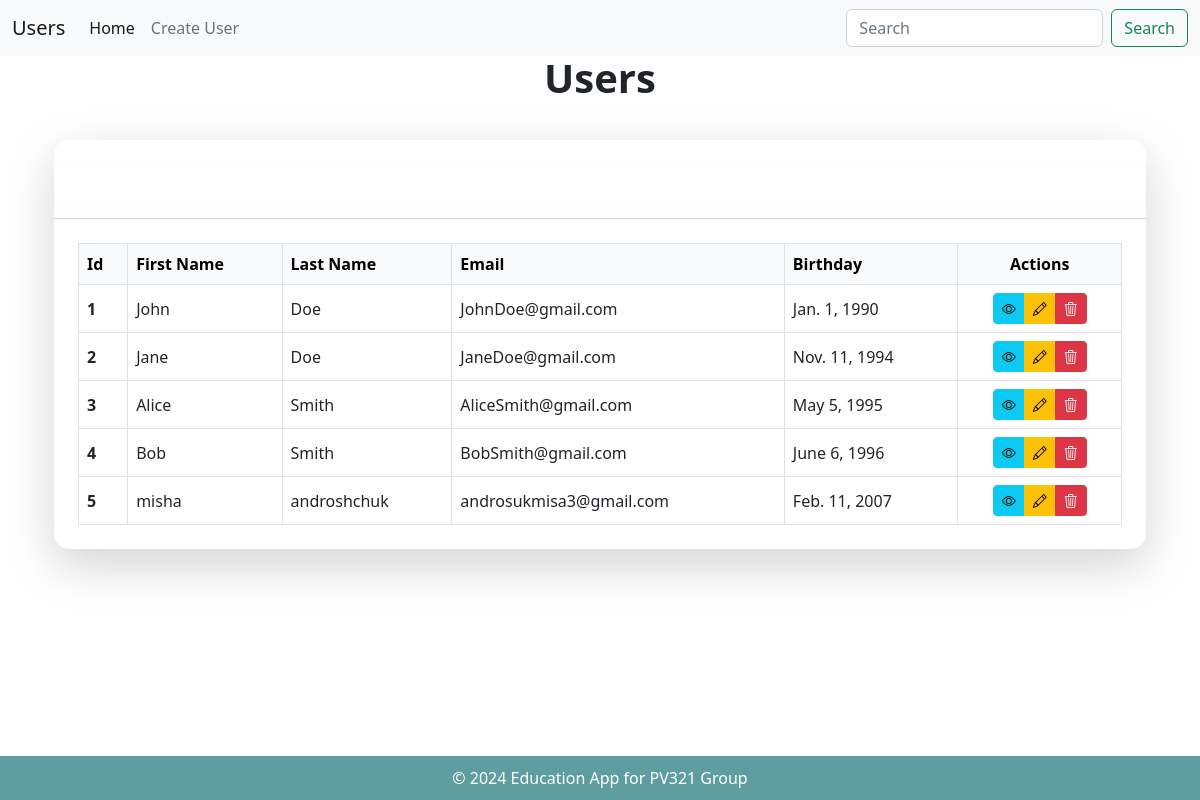
Page /users/list/ on the earlier database version.
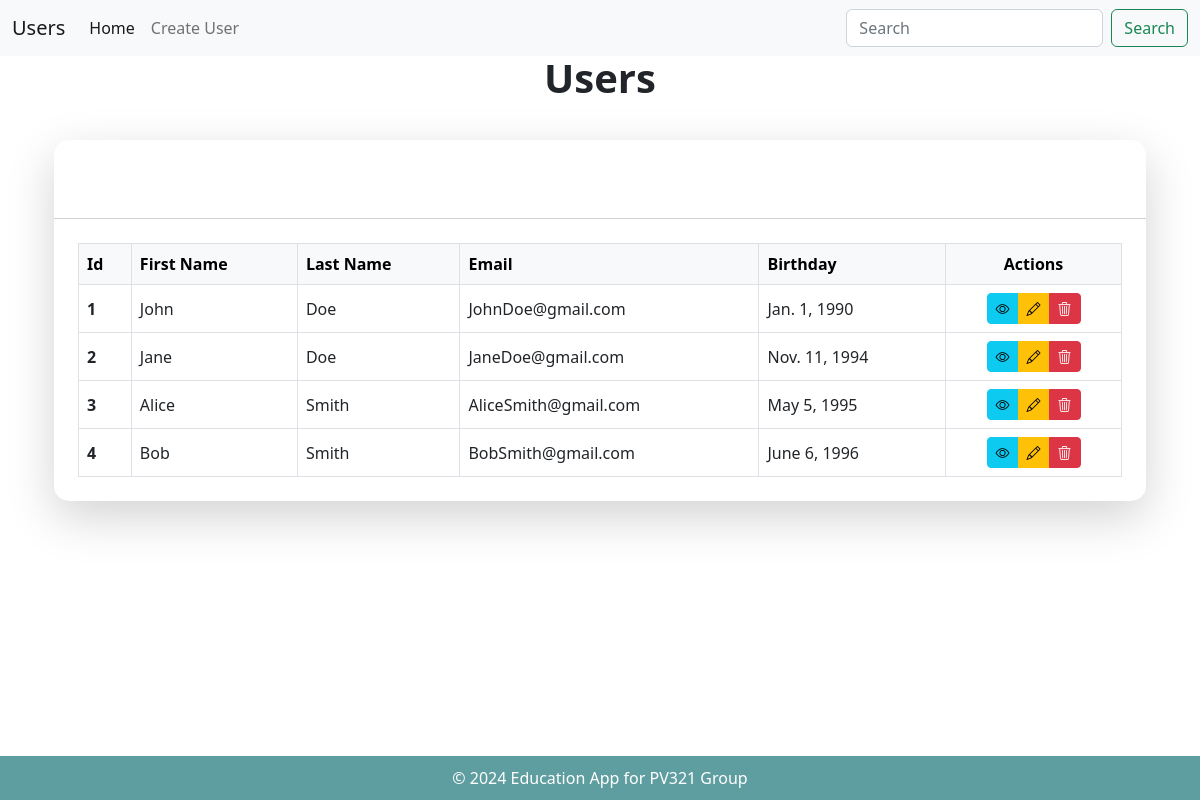
Same page on the later database version.
### users/models.py (models this page shows)
class User(models.Model):
    first_name = models.CharField(max_length=30)
    last_name = models.CharField(max_length=30)
    email = models.EmailField()
    birthday = models.DateField()

### users/views.py (the view)
# urls.py: path('', views.list, name='films_list'),
def list(request):
    users = User.objects.all()
    return render(request, "list.html", {"users": users})

### users/templates/list.html (shortened to what this page needs)
{% extends "_layout.html" %}
{% block header %}
<div class="d-flex justify-content-center align-items-center" style="height: 20px;">
    <h1 style="font-size: 2.5rem; font-weight: bold; text-align: center;">Users</h1>
</div>
{% endblock %}
{% block content %}
<div class="container mt-5">
    <div class="card shadow-lg border-0">
        <div class="card-header bg-gradient text-white text-center"
            style="background: linear-gradient(135deg, #6a11cb, #2575fc);">
            <h2 class="mb-0">User List</h2>
        </div>
        <div class="card-body p-4">
            <table class="table table-hover table-bordered align-middle">
                <thead class="table-light">
                    <tr>
                        <th scope="col">Id </th>
                        <th scope="col">First Name</th>
                        <th scope="col">Last Name</th>
                        <th scope="col">Email</th>
                        <th scope="col">Birthday</th>
                        <th scope="col" class="text-center">Actions</th>
                    </tr>
                </thead>
                <tbody>
                    {% for user in users %}
                    <tr>
                        <th scope="row">{{ user.id }}</th>
                        <td>{{ user.first_name }}</td>
                        <td>{{ user.last_name }}</td>
                        <td>{{ user.email }}</td>
                        <td>{{ user.birthday }}</td>
                        <td class="text-center">
                            <div class="btn-group" role="group">
                                <a href="{% url 'details' user.id %}" class="btn btn-info btn-sm" title="View User">
                                    <i class="bi bi-eye"></i>
                                </a>
                                <a href="{% url 'edit' user.id %}" class="btn btn-warning btn-sm" title="Edit User">
                                    <i class="bi bi-pencil"></i>
                                </a>
                                <button type="button" class="btn btn-danger btn-sm" data-bs-toggle="modal" data-bs-target="#deleteModal{{ user.id }}" title="Delete User">
                                    <i class="bi bi-trash3"></i>
                                </button>
                            </div>
                        </td>
                    </tr>
                    {% endfor %}
                </tbody>
            </table>
        </div>
    </div>
</div>
<link href="https://cdn.jsdelivr.net/npm/bootstrap-icons/font/bootstrap-icons.css" rel="stylesheet">
{% endblock %}

Differences in the rows shown:
removed User: id "5", first_name "misha", last_name "androshchuk", email "androsukmisa3@gmail.com", birthday "Feb. 11, 2007"
